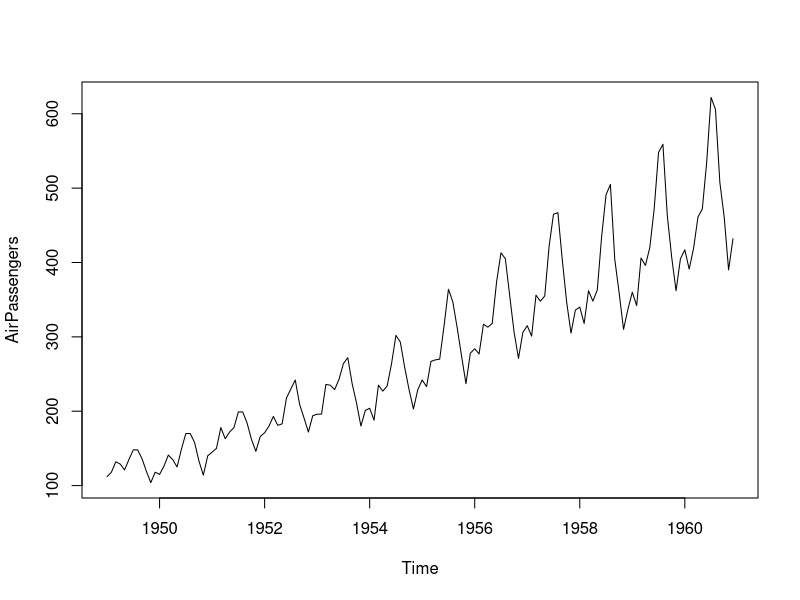
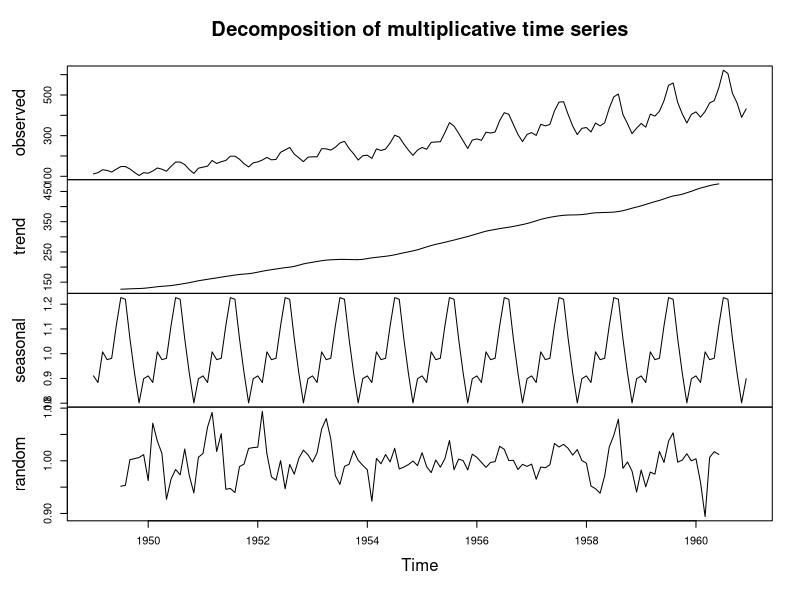
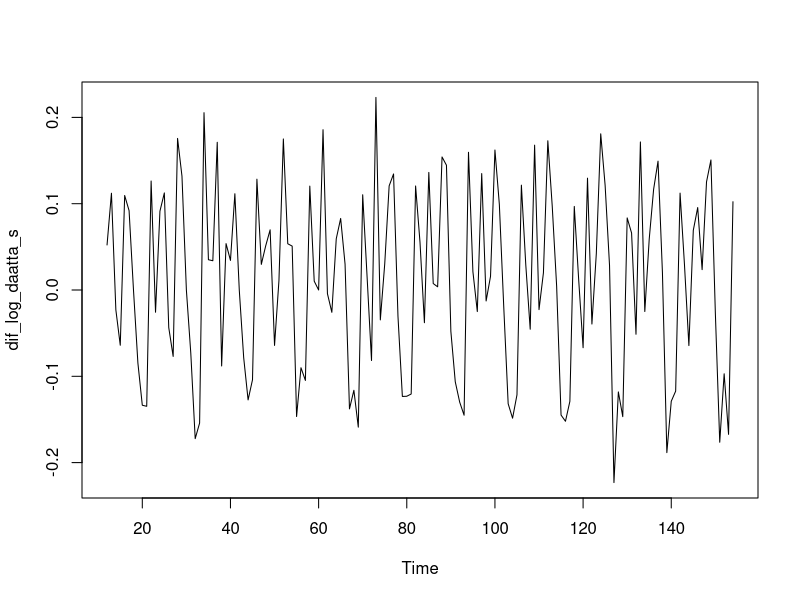
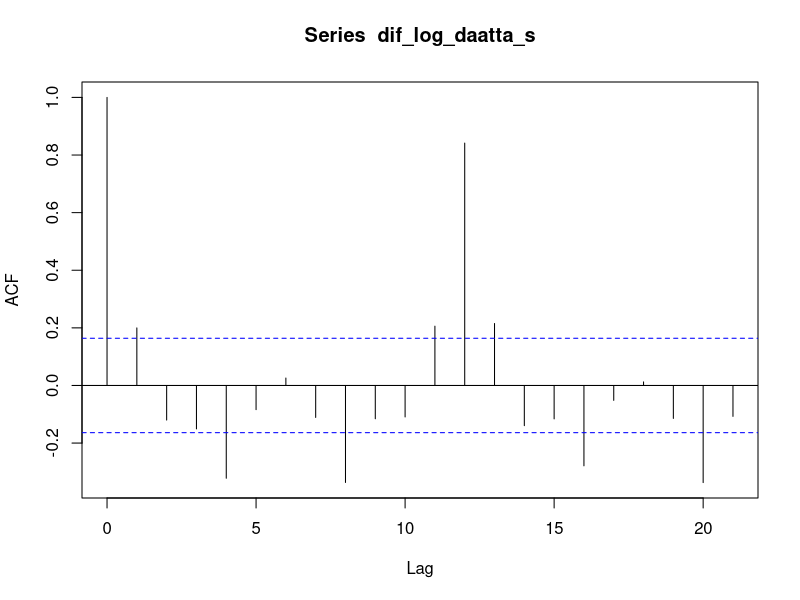
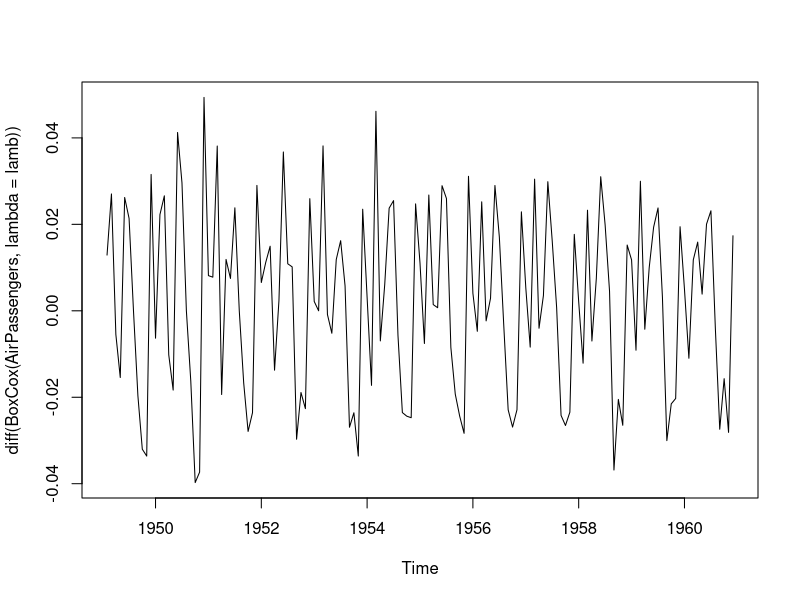
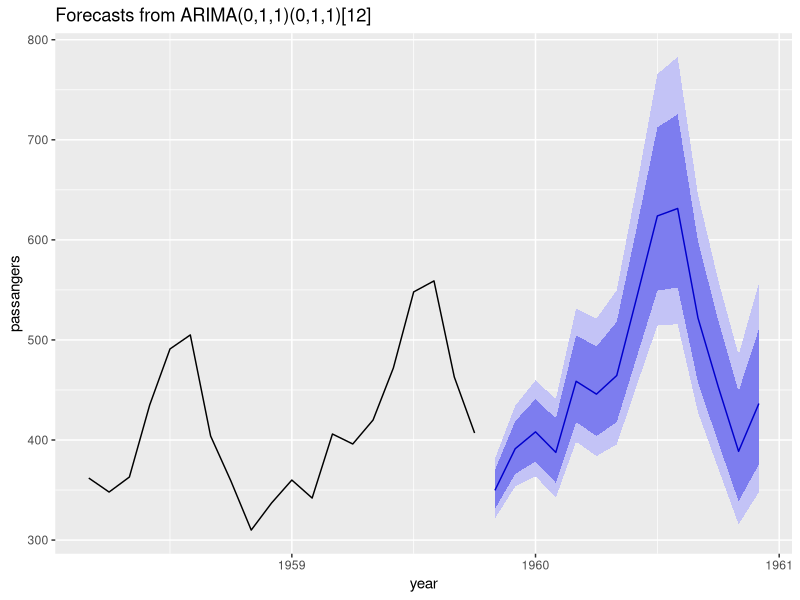
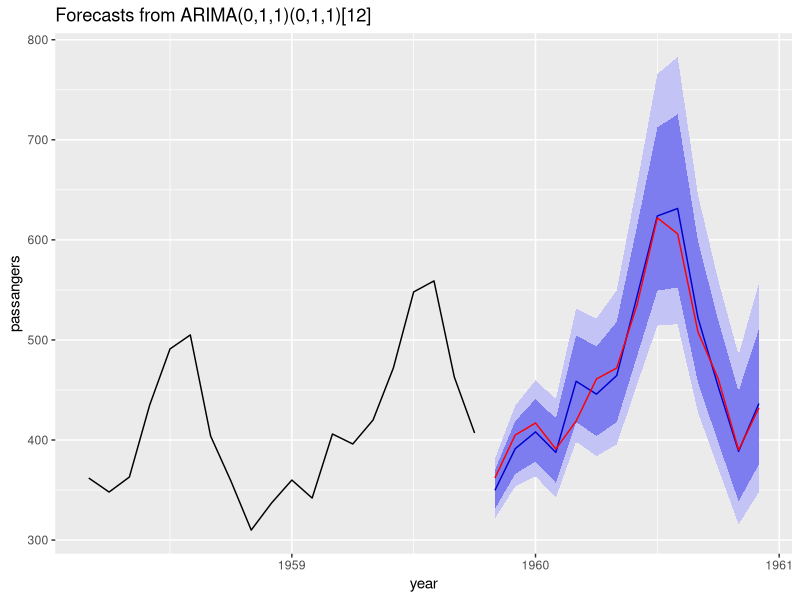
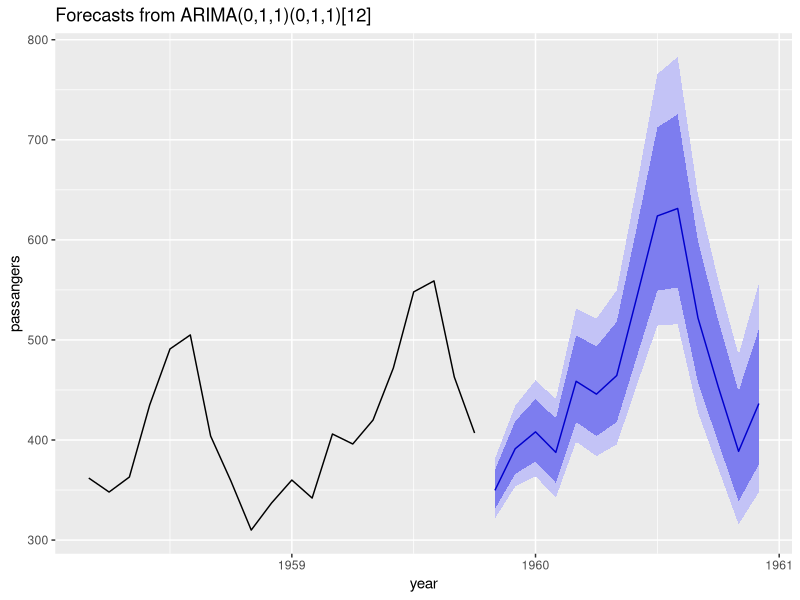

Reproduce these figures in R, in order.
# Load and check the wanted dataset
data("AirPassengers")

#print the head of the data
print(head(AirPassengers,6))

#printing the length of the time series
is.ts(AirPassengers)
print(length(AirPassengers))

#Checking the frequency then plotting the data
frequency(AirPassengers)
plot.ts(AirPassengers)

#Next we do a basic decomposition
decomposition <- decompose(AirPassengers, type = "multiplicative")
plot(decomposition)

#We test with some basic transformations can we obtain more stationary data?
dif_log_daatta_s <- ts(diff(log(AirPassengers)),12)
plot.ts(dif_log_daatta_s)

#Autocorrelation plot
ac_graph <- acf(dif_log_daatta_s)
ac_graph

#Next we install the forecast library if needed (this may take a while)
if (!('forecast' %in% installed.packages())){
  install.packages('forecast', dependencies =TRUE)
} else {
  print("Package forecast already installed")
}
library(forecast)

# Trying automatically determining the optimal lambda for BoxCox
lamb <- BoxCox.lambda(AirPassengers)
plot(diff(BoxCox(AirPassengers, lambda = lamb)))

#Split the data
cut_off <- round(length(AirPassengers)*0.9)
train_data <- head(AirPassengers, cut_off)
test_data <- tail(AirPassengers, length(AirPassengers)- cut_off)
print(length(train_data))
print(length(test_data))

#Make an automatic forecast for the test set
frcst_model_a <- auto.arima(train_data, D=1, lambda = lamb)
frcst_a <- forecast(frcst_model_a,h=length(test_data))
frcst_model_a

#get accuracy and plot the forecast and also the true values
library(ggplot2)
accuracy(frcst_a, x = test_data)
p <- autoplot(frcst_a, include = 20, ylab="passangers", xlab = "year")  
p
p + geom_line(aes(x=as.numeric(time(test_data)), y = as.numeric(test_data)), col ="red") 
p 

#Next we do a time series crossvalidation to further study the model performance obtained from the auto.arima
wrappi <- function(x, h){forecast(Arima(x, order=c(0,1,1), seasonal = c(0,1,1)), h=h)}
e <- tsCV(AirPassengers, wrappi, h=14, window = 28)
e
mean(e, na.rm=TRUE)

